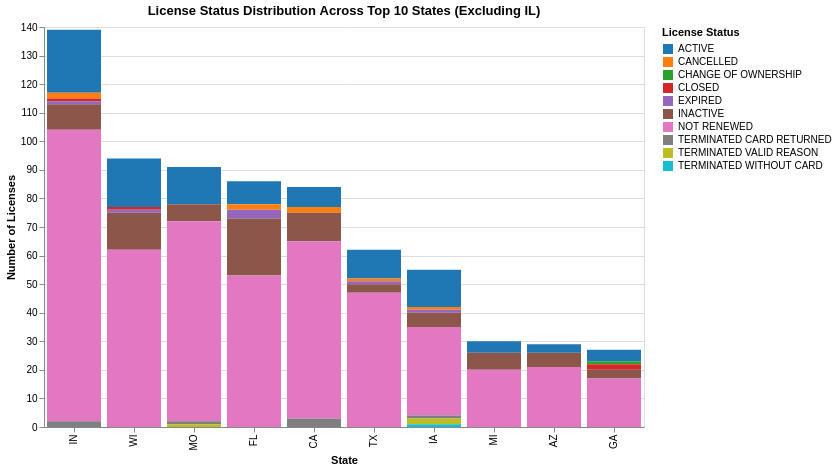

Notebook cell for this chart:
### Code cell
status_dropdown = alt.binding_select(
    options=[None] + sorted(df['License Status'].unique().tolist()),
    labels=['All Statuses'] + sorted(df['License Status'].unique().tolist()),
    name='Select License Status: '
)

status_select = alt.selection_point(
    fields=['License Status'],
    bind=status_dropdown,
    value=None
)

chart2 = alt.Chart(state_status).mark_bar().encode(
    x=alt.X('State:N', 
            title='State',
            sort='-y'),
    y=alt.Y('Count:Q', title='Number of Licenses'),
    color=alt.Color('License Status:N',
                    title='License Status',
                    scale=alt.Scale(scheme='category10')),
    tooltip=[
        alt.Tooltip('State:N', title='State'),
        alt.Tooltip('License Status:N', title='Status'),
        alt.Tooltip('Count:Q', title='Count', format=',')
    ]
).transform_filter(
    status_select
).add_params(
    status_select
).properties(
    title='License Status Distribution Across Top 10 States (Excluding IL)',
    width=600,
    height=400
)

chart2

### Figure 1 — Vega-Lite specification as saved in the notebook (floating-point values rounded to 4 significant figures)
{"config": {"view": {"continuousWidth": 300, "continuousHeight": 300}}, "data": {"name": "data-1d48364abbb9d7407d3da68c20712d06"}, "mark": {"type": "bar"}, "encoding": {"color": {"field": "License Status", "scale": {"scheme": "category10"}, "title": "License Status", "type": "nominal"}, "tooltip": [{"field": "State", "title": "State", "type": "nominal"}, {"field": "License Status", "title": "Status", "type": "nominal"}, {"field": "Count", "format": ",", "title": "Count", "type": "quantitative"}], "x": {"field": "State", "sort": "-y", "title": "State", "type": "nominal"}, "y": {"field": "Count", "title": "Number of Licenses", "type": "quantitative"}}, "height": 400, "params": [{"name": "param_5", "select": {"type": "point", "fields": ["License Status"]}, "bind": {"input": "select", "options": [null, "ACTIVE", "CANCELLED", "CHANGE OF OWNERSHIP", "CLOSED", "DECEASED", "EXPIRED", "INACTIVE", "INOPERATIVE", "NOT RENEWED", "Non Sufficient Fund Check Terminated", "TERMINATED CARD RETURNED", "TERMINATED VALID REASON", "TERMINATED WITHOUT CARD"], "labels": ["All Statuses", "ACTIVE", "CANCELLED", "CHANGE OF OWNERSHIP", "CLOSED", "DECEASED", "EXPIRED", "INACTIVE", "INOPERATIVE", "NOT RENEWED", "Non Sufficient Fund Check Terminated", "TERMINATED CARD RETURNED", "TERMINATED VALID REASON", "TERMINATED WITHOUT CARD"], "name": "Select License Status: "}, "value": null}], "title": "License Status Distribution Across Top 10 States (Excluding IL)", "transform": [{"filter": {"param": "param_5"}}], "width": 600, "$schema": "https://vega.github.io/schema/vega-lite/v5.20.1.json", "datasets": {"data-1d48364abbb9d7407d3da68c20712d06": [{"State": "AZ", "License Status": "ACTIVE", "Count": 3}, {"State": "AZ", "License Status": "INACTIVE", "Count": 5}, {"State": "AZ", "License Status": "NOT RENEWED", "Count": 21}, {"State": "CA", "License Status": "ACTIVE", "Count": 7}, {"State": "CA", "License Status": "CANCELLED", "Count": 2}, {"State": "CA", "License Status": "INACTIVE", "Count": 10}, {"State": "CA", "License Status": "NOT RENEWED", "Count": 62}, {"State": "CA", "License Status": "TERMINATED CARD RETURNED", "Count": 3}, {"State": "FL", "License Status": "ACTIVE", "Count": 8}, {"State": "FL", "License Status": "CANCELLED", "Count": 2}, {"State": "FL", "License Status": "EXPIRED", "Count": 3}, {"State": "FL", "License Status": "INACTIVE", "Count": 20}, {"State": "FL", "License Status": "NOT RENEWED", "Count": 53}, {"State": "GA", "License Status": "ACTIVE", "Count": 4}, {"State": "GA", "License Status": "CHANGE OF OWNERSHIP", "Count": 1}, {"State": "GA", "License Status": "CLOSED", "Count": 2}, {"State": "GA", "License Status": "INACTIVE", "Count": 3}, {"State": "GA", "License Status": "NOT RENEWED", "Count": 17}, {"State": "IA", "License Status": "ACTIVE", "Count": 13}, {"State": "IA", "License Status": "CANCELLED", "Count": 1}, {"State": "IA", "License Status": "EXPIRED", "Count": 1}, {"State": "IA", "License Status": "INACTIVE", "Count": 5}, {"State": "IA", "License Status": "NOT RENEWED", "Count": 31}, {"State": "IA", "License Status": "TERMINATED CARD RETURNED", "Count": 1}, {"State": "IA", "License Status": "TERMINATED VALID REASON", "Count": 2}, {"State": "IA", "License Status": "TERMINATED WITHOUT CARD", "Count": 1}, {"State": "IN", "License Status": "ACTIVE", "Count": 22}, {"State": "IN", "License Status": "CANCELLED", "Count": 2}, {"State": "IN", "License Status": "CLOSED", "Count": 1}, {"State": "IN", "License Status": "EXPIRED", "Count": 1}, {"State": "IN", "License Status": "INACTIVE", "Count": 9}, {"State": "IN", "License Status": "NOT RENEWED", "Count": 102}, {"State": "IN", "License Status": "TERMINATED CARD RETURNED", "Count": 2}, {"State": "MI", "License Status": "ACTIVE", "Count": 4}, {"State": "MI", "License Status": "INACTIVE", "Count": 6}, {"State": "MI", "License Status": "NOT RENEWED", "Count": 20}, {"State": "MO", "License Status": "ACTIVE", "Count": 13}, {"State": "MO", "License Status": "INACTIVE", "Count": 6}, {"State": "MO", "License Status": "NOT RENEWED", "Count": 70}, {"State": "MO", "License Status": "TERMINATED CARD RETURNED", "Count": 1}, {"State": "MO", "License Status": "TERMINATED VALID REASON", "Count": 1}, {"State": "TX", "License Status": "ACTIVE", "Count": 10}, {"State": "TX", "License Status": "CANCELLED", "Count": 1}, {"State": "TX", "License Status": "EXPIRED", "Count": 1}, {"State": "TX", "License Status": "INACTIVE", "Count": 3}, {"State": "TX", "License Status": "NOT RENEWED", "Count": 47}, {"State": "WI", "License Status": "ACTIVE", "Count": 17}, {"State": "WI", "License Status": "CLOSED", "Count": 1}, {"State": "WI", "License Status": "EXPIRED", "Count": 1}, {"State": "WI", "License Status": "INACTIVE", "Count": 13}, {"State": "WI", "License Status": "NOT RENEWED", "Count": 62}]}}
